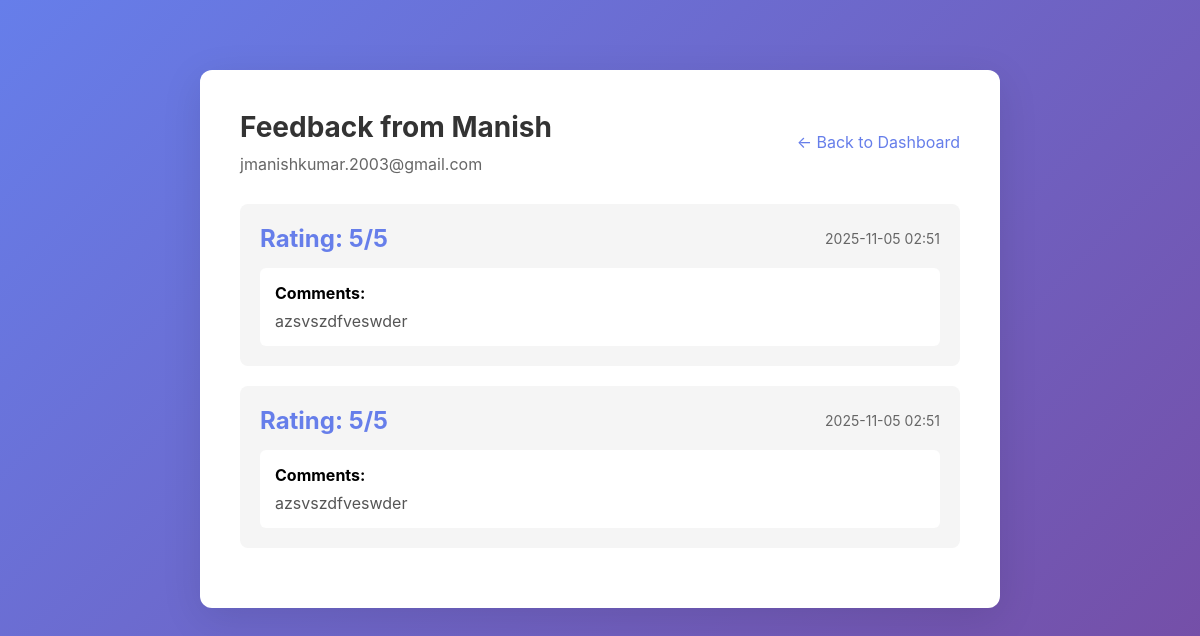
/admin/user/1/feedback (signed in), run on the app's committed database.
### app.py (models this page shows, shortened)
class User(db.Model):
    id = db.Column(db.Integer, primary_key=True)
    name = db.Column(db.String(100), nullable=False)
    email = db.Column(db.String(120), unique=True, nullable=False)
    registration_token = db.Column(db.String(100), unique=True, nullable=False)
    registered_at = db.Column(db.DateTime, default=datetime.utcnow)
    feedback_submitted = db.Column(db.Boolean, default=False)
    feedback_submitted_at = db.Column(db.DateTime, nullable=True)

class Feedback(db.Model):
    id = db.Column(db.Integer, primary_key=True)
    user_id = db.Column(db.Integer, db.ForeignKey('user.id', ondelete='CASCADE'), nullable=False)
    rating = db.Column(db.Integer, nullable=False)
    comments = db.Column(db.Text, nullable=True)
    submitted_at = db.Column(db.DateTime, default=datetime.utcnow)
    user = db.relationship('User', backref=db.backref('feedbacks', lazy=True, cascade='all, delete-orphan'))

### app.py (the view)
@app.route('/admin/user/<int:user_id>/feedback')
def view_user_feedback(user_id):
    if not session.get('admin_logged_in'):
        return redirect(url_for('admin_login'))
    user = User.query.get_or_404(user_id)
    feedbacks = Feedback.query.filter_by(user_id=user_id).order_by(Feedback.submitted_at.desc()).all()
    return render_template('user_feedback.html', user=user, feedbacks=feedbacks)

### templates/user_feedback.html (shortened to what this page needs)
{% extends "base.html" %}
{% block content %}
<div style="display: flex; justify-content: space-between; align-items: center; margin-bottom: 30px;">
    <div>
        <h1>Feedback from {{ user.name }}</h1>
        <p style="color: #666;">{{ user.email }}</p>
    </div>
    <a href="{{ url_for('admin_dashboard') }}" style="color: #667eea; text-decoration: none;">← Back to Dashboard</a>
</div>
{% if feedbacks %}
    {% for feedback in feedbacks %}
    <div style="background: #f5f5f5; padding: 20px; border-radius: 8px; margin-bottom: 20px;">
        <div style="display: flex; justify-content: space-between; align-items: center; margin-bottom: 15px;">
            <div style="font-size: 24px; font-weight: bold; color: #667eea;">
                Rating: {{ feedback.rating }}/5
            </div>
            <div style="color: #666; font-size: 14px;">
                {{ feedback.submitted_at.strftime('%Y-%m-%d %H:%M') }}
            </div>
        </div>
        {% if feedback.comments %}
        <div style="background: white; padding: 15px; border-radius: 6px; margin-top: 10px;">
            <strong>Comments:</strong>
            <p style="margin-top: 8px; color: #555;">{{ feedback.comments }}</p>
        </div>
        {% endif %}
    </div>
    {% endfor %}
{% else %}
    <div style="text-align: center; padding: 40px; color: #666;">
        <p>No feedback submitted yet.</p>
    </div>
{% endif %}
{% endblock %}

### templates/base.html (style rules this page uses)
* { margin: 0; padding: 0; box-sizing: border-box; }
body { font-family: -apple-system, BlinkMacSystemFont, 'Segoe UI', Roboto, Oxygen, Ubuntu, Cantarell, sans-serif; background: linear-gradient(135deg, #667eea 0%, #764ba2 100%); min-height: 100vh; padding: 20px; }
h1 { color: #333; margin-bottom: 10px; font-size: 28px; }

### data on the page
User: name "Manish", email "jmanishkumar.2003@gmail.com"
Feedback: rating "5", submitted_at "2025-11-05 02:51", comments "azsvszdfveswder"
Feedback: rating "5", submitted_at "2025-11-05 02:51", comments "azsvszdfveswder"
